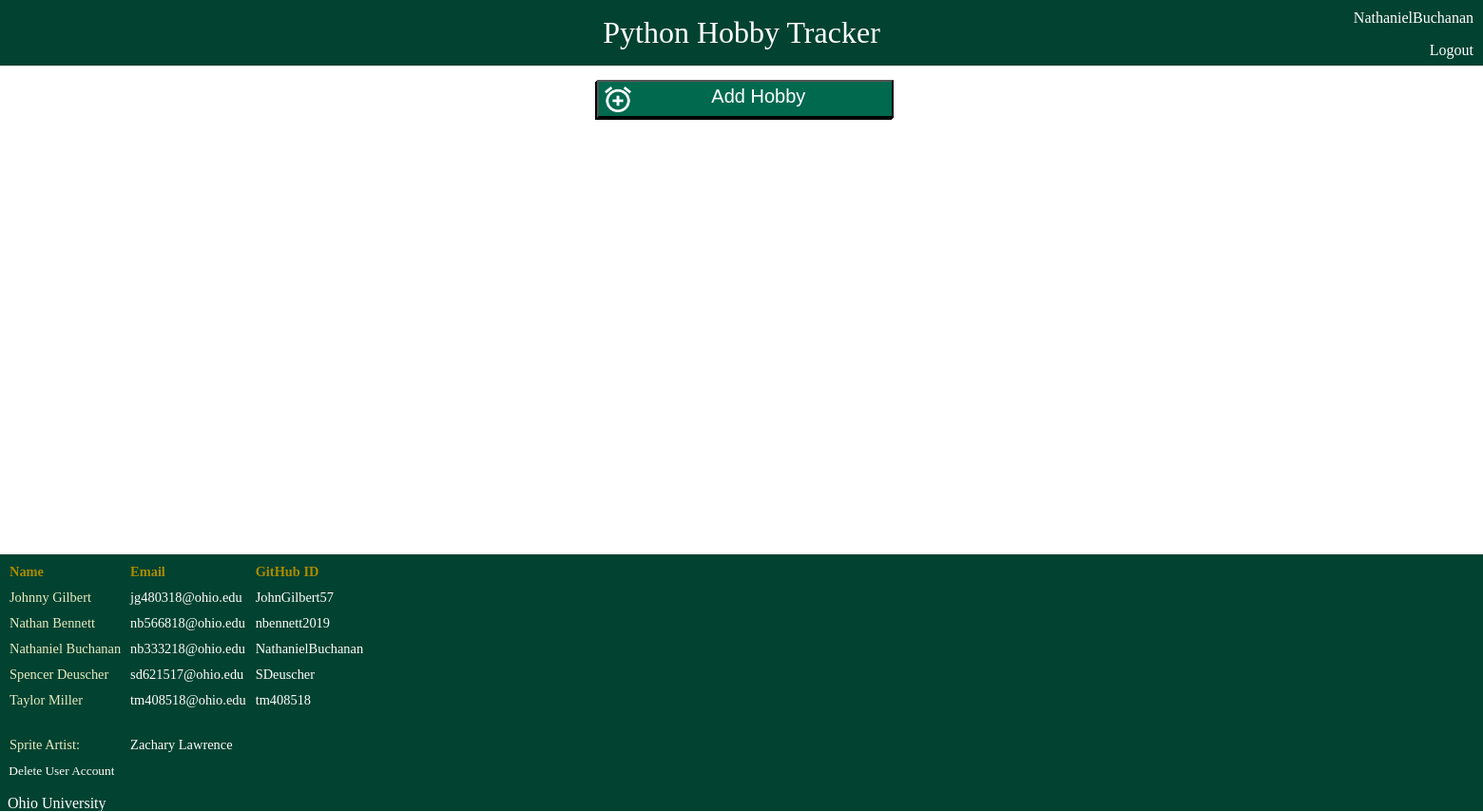
Page /userhobbies/ (signed in) on the earlier database version.
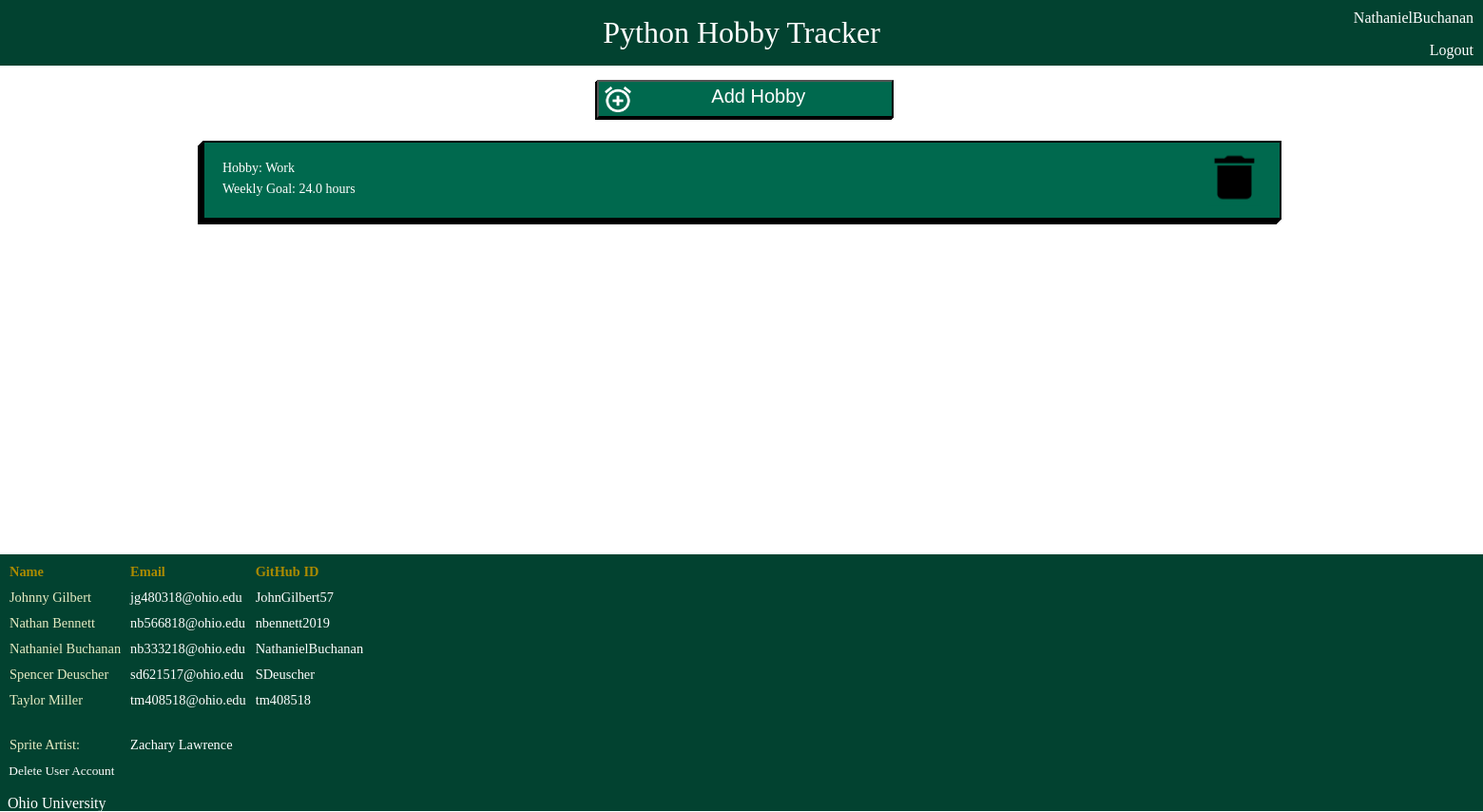
Same page on the later database version.
### myapp/models.py (models this page shows, shortened)
class Hobby(models.Model):
    hobbyUser = models.ForeignKey(User, on_delete=models.CASCADE)
    spriteId = models.ForeignKey(Sprite, on_delete=models.CASCADE, help_text = None) #CHECK THIS
    name = models.CharField(max_length=300, help_text = None)
    timeLimit = models.FloatField(validators = [MinValueValidator(0), MaxValueValidator(168.0)], help_text = None)

### myapp/views.py (the view)
# urls.py: path('userhobbies/', views.hobbiespage),
def hobbiespage(response):
    if response.method == "POST":
        form = NewHobbyForm(response.POST)
        if(form.is_valid()):
            obj = form.save(commit=False)
            obj.hobbyUser = User.objects.get(pk=response.user.id)
            obj.save()
            return redirect("/userhobbies")
    else:
        form = NewHobbyForm()
    if response.user.is_anonymous:
        return redirect('/login')
    if response.method == "POST" and 'delete' in response.POST:
        delete_key = response.POST.get('delete')
        if Hobby.objects.filter(pk=delete_key).count() > 0:
            target = Hobby.objects.get(pk=delete_key)
            target.delete()
    if response.method == "POST" and 'deleteuser' in response.POST:
        username = response.user.username
        u = User.objects.get(username = username)
        u.delete()
        return redirect('/login')
    userHobbies = Hobby.objects.filter(hobbyUser=response.user)
    context = {
        'userHobbies': list(userHobbies),
        'form': form
    }
    return render(response, './myhobby/userhobbies.html', context)

### myapp/models.py (called while the page is built)
    def __str__(self):
        return self.spriteName

### myapp/templates/myhobby/userhobbies.html (shortened to what this page needs)
{% load crispy_forms_tags%}
{% block content %}
{% load static %}
<!DOCTYPE >
<html>
    <head>
        <link rel = "stylesheet" type = "text/css" href="{% static 'myapp/css/userhobbies.css' %}">
    </head>
    <body>
        <div id = header>
            <p>Python Hobby Tracker</p>
        </div>
        <div id = credentials>
            <p>{{user.username}}</p>
            <a href = "{% url 'logout' %}">Logout</a>
        </div>
        <div id = container>
            <div id = addhobby>
                <button data-modal-target = "#modal" type = 'submit' id = "Create"><img src = "{% static 'myapp/img/add.png' %}"/><p>Add Hobby</p></button>
            </div>
            {% for hobby in userHobbies %}
            <div id = hobbyinfo>
                <a href="/hobbyview?hobbyid={{ hobby.id }}">
                    <p style = "padding-bottom: 0.5%;">Hobby: {{ hobby.name }}</p>
                    <p>Weekly Goal: {{ hobby.timeLimit}} hours</p>
                </a>
                <form method="POST">
                    <button type='submit' name="delete" value='{{hobby.id}}'><img src ="{% static 'myapp/img/Vector.png' %}" alt = "Trash Can"/></button>
                </form>
            </div>
        {% endfor %}
        </div>
        <div id = footer>
                <table>
                    <tr>
                        <th>Name</th>
                        <th>Email</th>
                        <th>GitHub ID</th>
                    </tr>
                    <tr>
                        <td>Johnny Gilbert</td>
                        <td><a href="mailto: jg480318@ohio.edu">jg480318@ohio.edu</a></td>
                        <td><a href=https://github.com/JohnGilbert57>JohnGilbert57</a></td>
                    </tr>
                    <tr>
                        <td>Nathan Bennett</td>
                        <td><a href="mailto: nb566818@ohio.edu">nb566818@ohio.edu</a></td>
                        <td><a href=https://github.com/nbennett2019>nbennett2019</a></td>
                    </tr>
                    <tr>
                        <td>Nathaniel Buchanan</td>
                        <td><a href="mailto: nb333218@ohio.edu">nb333218@ohio.edu</a></td>
                        <td><a href=https://github.com/NathanielBuchanan>NathanielBuchanan</a></td></td>
                    </tr>
                    <tr>
                        <td>Spencer Deuscher</td>
                        <td><a href="mailto: sd621517@ohio.edu">sd621517@ohio.edu</a></td>
                        <td><a href=https://github.com/SDeuscher>SDeuscher</a></td></td>
                    </tr>
                    <tr>
                        <td>Taylor Miller</td>
                        <td><a href="mailto: tm408518@ohio.edu">tm408518@ohio.edu</a></td>
                        <td><a href=https://github.com/tm408518>tm408518</a></td>
                    </tr>
                    <tr>
                        <td>Sprite Artist:</td>
                        <td><a href="mailto: zacharylawrence00@gmail.com">Zachary Lawrence</a></td>
                    </tr>
                </table>
                <form method="POST">
                    <button type='submit' name="deleteuser" id = "deleteAccount">Delete User Account</button>
                </form>
                <p><a href=https://www.ohio.edu>&nbsp&nbspOhio University<a></p>
            </div>
    </body>
</html>
{% endblock%}

Differences in the rows shown:
added Hobby: name "Work", timeLimit "24.0", {{ hobby.id }} 68 (drawn)
